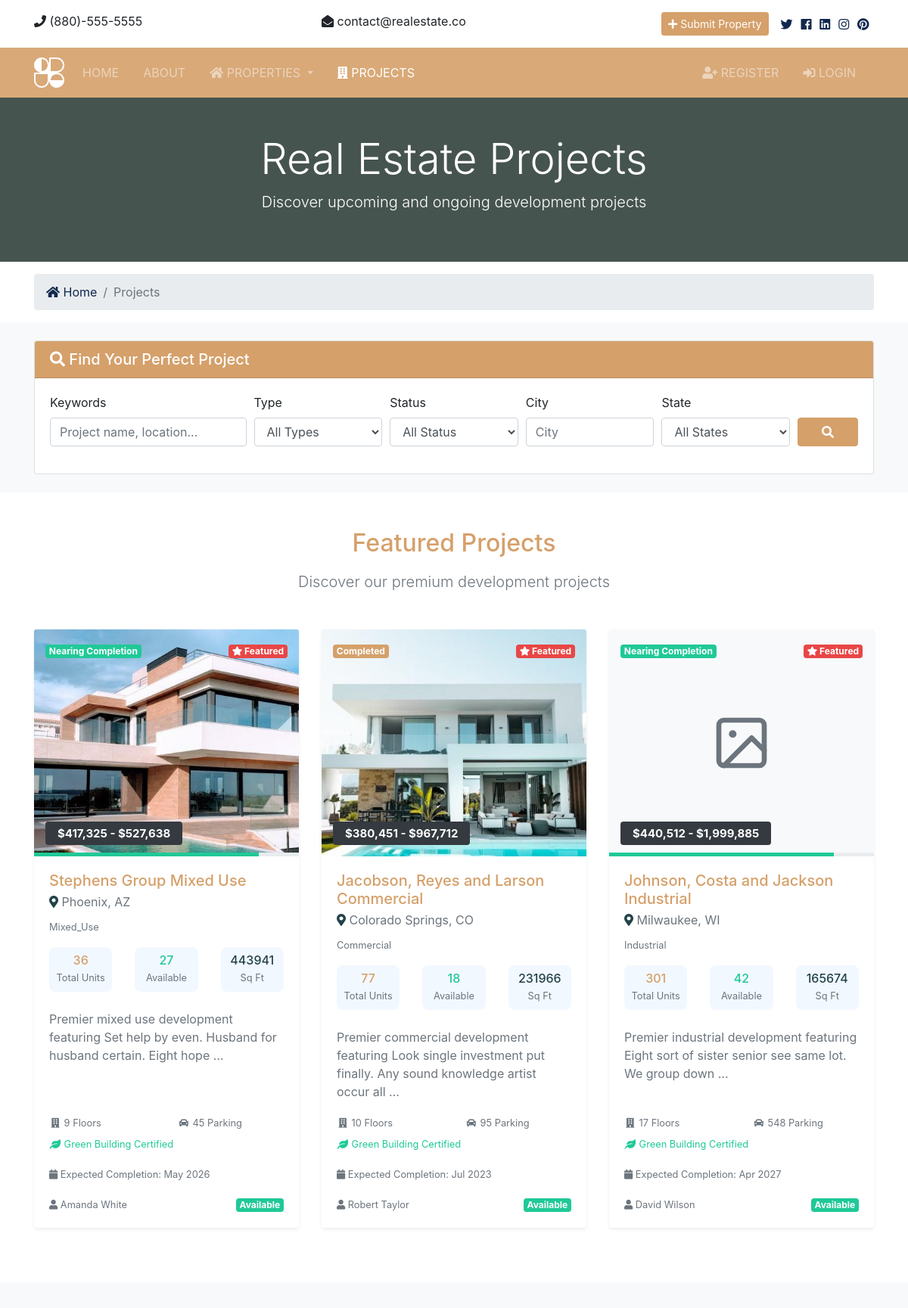
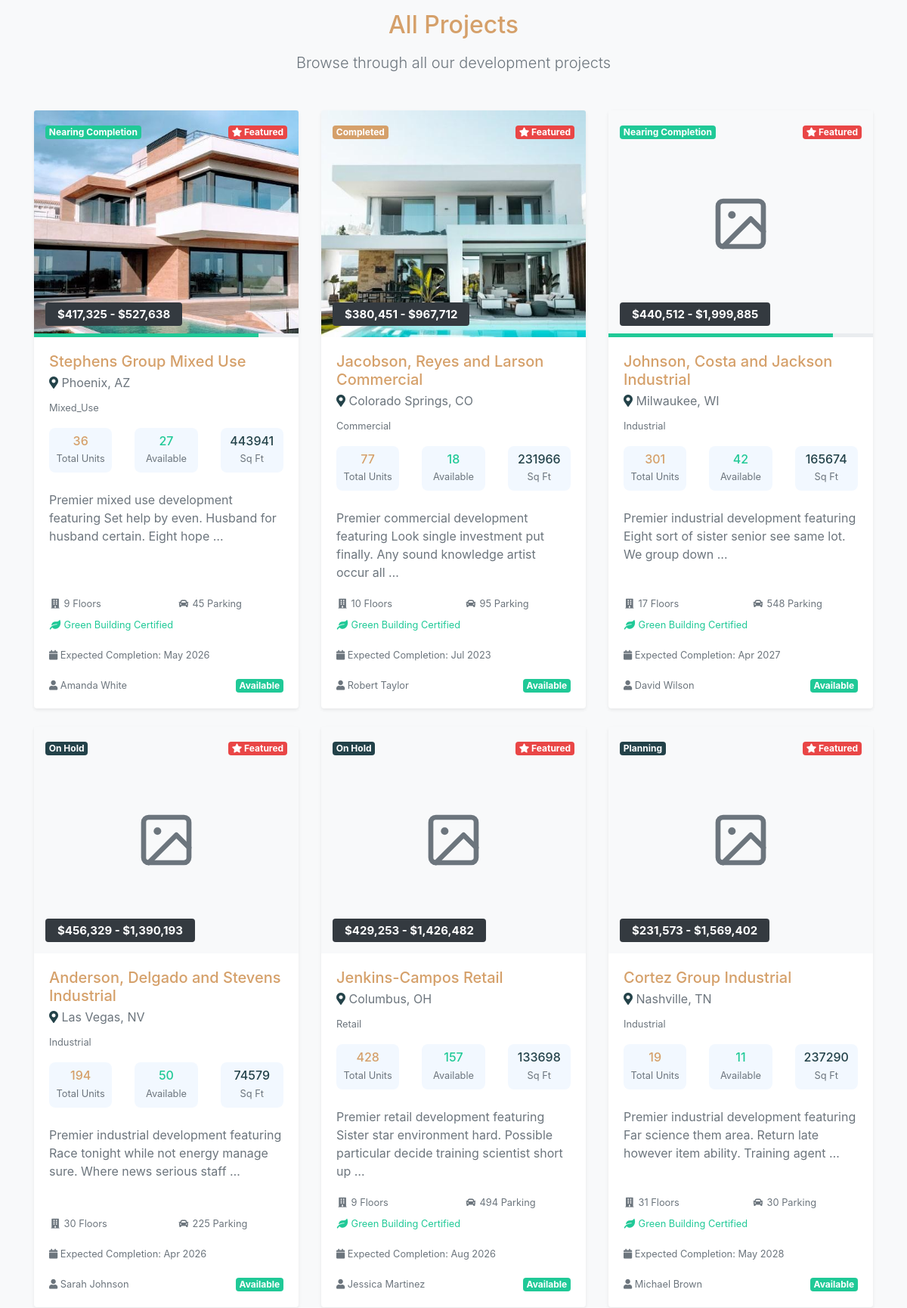
/projects/ (upper part), run on the app's committed database (2 pictures, top to bottom).
### projects/models.py (models this page shows, shortened)
class Project(models.Model):
    name = models.CharField(max_length=200)
    developer = models.ForeignKey(
        Realtor, on_delete=models.CASCADE, related_name="developed_projects"
    )
    project_type = models.CharField(
        max_length=50, choices=ProjectType.choices, default=ProjectType.RESIDENTIAL
    )
    status = models.CharField(
        max_length=50, choices=ProjectStatus.choices, default=ProjectStatus.PLANNING
    )
    address = models.CharField(max_length=200)
    city = models.CharField(max_length=100)
    state = models.CharField(max_length=100)
    zipcode = models.CharField(max_length=20)
    description = models.TextField()
    total_units = models.IntegerField(
        help_text="Total number of units/properties in project"
    )
    available_units = models.IntegerField(help_text="Currently available units")
    price_range_min = models.IntegerField(help_text="Starting price")
    price_range_max = models.IntegerField(help_text="Maximum price")
    start_date = models.DateField(null=True, blank=True)
    expected_completion = models.DateField(null=True, blank=True)
    launch_date = models.DateField(null=True, blank=True)
    total_area = models.DecimalField(
        max_digits=10, decimal_places=2, help_text="Total project area in sq ft"
    )
    floors = models.IntegerField(
        null=True, blank=True, help_text="Number of floors/levels"
    )
    parking_spaces = models.IntegerField(null=True, blank=True)
    green_building_certified = models.BooleanField(default=False)
    main_image = models.ImageField(
        upload_to="projects/%Y/%m/%d/", blank=True, null=True
    )
    floor_plan = models.ImageField(
        upload_to="projects/floor_plans/%Y/%m/%d/", blank=True
    )
    brochure = models.FileField(upload_to="projects/brochures/%Y/%m/%d/", blank=True)
    gallery_image_1 = models.ImageField(
        upload_to="projects/gallery/%Y/%m/%d/", blank=True, null=True
    )
    gallery_image_2 = models.ImageField(
        upload_to="projects/gallery/%Y/%m/%d/", blank=True, null=True
    )
    gallery_image_3 = models.ImageField(
        upload_to="projects/gallery/%Y/%m/%d/", blank=True, null=True
    )
    gallery_image_4 = models.ImageField(
        upload_to="projects/gallery/%Y/%m/%d/", blank=True, null=True
    )
    gallery_image_5 = models.ImageField(
        upload_to="projects/gallery/%Y/%m/%d/", blank=True, null=True
    )
    gallery_image_6 = models.ImageField(
        upload_to="projects/gallery/%Y/%m/%d/", blank=True, null=True
    )
    featured = models.BooleanField(default=False)
    is_published = models.BooleanField(default=True)
    view_count = models.IntegerField(default=0)
    virtual_tour_url = models.URLField(blank=True)
    website_url = models.URLField(blank=True, help_text="Project official website")
    created_at = models.DateTimeField(auto_now_add=True)
    updated_at = models.DateTimeField(auto_now=True)
    class Meta:
        ordering = ["-created_at"]
        verbose_name = "Project"
        verbose_name_plural = "Projects"
    def get_completion_percentage(self):
        status_percentages = {
            "planning": 10,
            "under_construction": 50,
            "nearing_completion": 85,
            "completed": 100,
            "on_hold": 0,
        }
        return status_percentages.get(self.status, 0)
    def is_available(self):
        return self.available_units > 0
    def get_price_range_display(self):
        if self.price_range_min == self.price_range_max:
            return f"${self.price_range_min:,}"
        return f"${self.price_range_min:,} - ${self.price_range_max:,}"

### realtors/models.py (models this page shows, shortened)
class Realtor(models.Model):
    name = models.CharField(max_length=200)
    photo = models.ImageField(upload_to='photos/%Y/%m/%d/')
    description = models.TextField(blank=True)
    phone = models.CharField(max_length=20)
    email = models.CharField(max_length=50)
    is_mvp = models.BooleanField(default=False)
    hire_date = models.DateTimeField(default=datetime.now, blank=True)

### projects/views.py (the view)
# urls.py: path('', views.ProjectListView.as_view(), name='projects'),
class ProjectListView(ListView):
    model = Project
    template_name = 'projects/projects.html'
    context_object_name = 'projects'
    paginate_by = 9
    def get_queryset(self):
        return Project.objects.filter(is_published=True).order_by('-featured', '-created_at')
    def get_context_data(self, **kwargs):
        context = super().get_context_data(**kwargs)
        context['featured_projects'] = Project.objects.filter(
            is_published=True, featured=True
        ).order_by('-created_at')[:3]
        context['state_choices'] = state_choices
        return context

### templates/projects/projects.html (shortened to what this page needs)
{% extends 'base.html' %}
{% load humanize %}
{% block content %}
    <section id="showcase-inner" class="py-5 bg-primary text-white">
        <div class="container">
            <div class="row text-center">
                <div class="col-md-12">
                    <h1 class="display-4">Real Estate Projects</h1>
                    <p class="lead">Discover upcoming and ongoing development projects</p>
                </div>
            </div>
        </div>
    </section>
    <section id="bc" class="mt-3">
        <div class="container">
            <nav aria-label="breadcrumb">
                <ol class="breadcrumb">
                    <li class="breadcrumb-item">
                        <a href="{% url 'pages:index' %}">
                            <i class="fas fa-home"></i> Home
                        </a>
                    </li>
                    <li class="breadcrumb-item active">Projects</li>
                </ol>
            </nav>
        </div>
    </section>
    <section class="py-4 bg-light">
        <div class="container">
            <div class="row">
                <div class="col-md-12">
                    <div class="card">
                        <div class="card-header bg-primary text-white">
                            <h5 class="mb-0"><i class="fas fa-search"></i> Find Your Perfect Project</h5>
                        </div>
                        <div class="card-body">
                            <form action="{% url 'projects:search' %}" method="get">
                                <div class="form-row">
                                    <div class="col-md-3 mb-3">
                                        <label for="query">Keywords</label>
                                        <input type="text" name="query" class="form-control"
                                               placeholder="Project name, location..." value="{{ values.query }}">
                                    </div>
                                    <div class="col-md-2 mb-3">
                                        <label for="project_type">Type</label>
                                        <select name="project_type" class="form-control">
                                            <option value="">All Types</option>
                                        </select>
                                    </div>
                                    <div class="col-md-2 mb-3">
                                        <label for="status">Status</label>
                                        <select name="status" class="form-control">
                                            <option value="">All Status</option>
                                        </select>
                                    </div>
                                    <div class="col-md-2 mb-3">
                                        <label for="city">City</label>
                                        <input type="text" name="city" class="form-control"
                                               placeholder="City" value="{{ values.city }}">
                                    </div>
                                    <div class="col-md-2 mb-3">
                                        <label for="state">State</label>
                                        <select name="state" class="form-control">
                                            <option value="">All States</option>
                                        </select>
                                    </div>
                                    <div class="col-md-1 mb-3">
                                        <label>&nbsp;</label>
                                        <button type="submit" class="btn btn-primary btn-block">
                                            <i class="fas fa-search"></i>
                                        </button>
                                    </div>
                                </div>
                            </form>
                        </div>
                    </div>
                </div>
            </div>
        </div>
    </section>
    {% if featured_projects %}
    <section class="py-5">
        <div class="container">
            <div class="text-center mb-5">
                <h2 class="display-5 fw-bold text-primary mb-3">Featured Projects</h2>
                <p class="lead text-muted">Discover our premium development projects</p>
            </div>
            <div class="row">
                {% for project in featured_projects %}
                    <div class="col-md-4 mb-4">
                        {% include 'partials/_project_card.html' %}
                    </div>
                {% endfor %}
            </div>
        </div>
    </section>
    {% endif %}
    <section class="py-5 {% if not featured_projects %}pt-0{% endif %} bg-light">
        <div class="container">
            <div class="text-center mb-5">
                <h2 class="display-5 fw-bold text-primary mb-3">All Projects</h2>
                <p class="lead text-muted">Browse through all our development projects</p>
            </div>
            <div class="row">
                {% if projects %}
                    {% for project in projects %}
                        <div class="col-md-4 mb-4">
                            {% include 'partials/_project_card.html' %}
                        </div>
                    {% endfor %}
                {% endif %}
            </div>
        </div>
    </section>
{% endblock %}

### templates/partials/_project_card.html (shortened to what this page needs)
{% load humanize %}
<div class="card h-100 shadow-sm hover-card">
    <div class="card-img-wrapper position-relative">
        {% if project.main_image %}
            <img src="{{ project.main_image.url }}" class="card-img-top" alt="{{ project.name }}" style="height: 300px; object-fit: cover;">
        {% else %}
            <div class="card-img-top d-flex align-items-center justify-content-center bg-light">
            </div>
        {% endif %}
        <div class="position-absolute" style="top: 15px; left: 15px;">
            {% if project.status == 'planning' %}
                <span class="badge badge-info">Planning</span>
            {% elif project.status == 'under_construction' %}
                <span class="badge badge-warning">Under Construction</span>
            {% elif project.status == 'nearing_completion' %}
                <span class="badge badge-success">Nearing Completion</span>
            {% elif project.status == 'completed' %}
                <span class="badge badge-primary">Completed</span>
            {% elif project.status == 'on_hold' %}
                <span class="badge badge-secondary">On Hold</span>
            {% endif %}
        </div>
        {% if project.featured %}
            <div class="position-absolute" style="top: 15px; right: 15px;">
                <span class="badge badge-danger">
                    <i class="fas fa-star"></i> Featured
                </span>
            </div>
        {% endif %}
        <div class="position-absolute" style="bottom: 15px; left: 15px;">
            <h5 class="mb-0">
                <span class="badge badge-dark px-3 py-2">
                    {{ project.get_price_range_display }}
                </span>
            </h5>
        </div>
        {% if project.status == 'under_construction' or project.status == 'nearing_completion' %}
            <div class="position-absolute w-100" style="bottom: 0;">
                <div class="progress" style="height: 5px; border-radius: 0;">
                    <div class="progress-bar bg-success" role="progressbar"
                         style="--completion-width: {{ project.get_completion_percentage }}%; width: var(--completion-width);"></div>
                </div>
            </div>
        {% endif %}
    </div>
    <div class="card-body d-flex flex-column">
        <div class="project-header mb-3">
            <h5 class="card-title text-primary mb-1">{{ project.name }}</h5>
            <p class="text-muted mb-2">
                <i class="fas fa-map-marker-alt text-secondary"></i>
                {{ project.city }}, {{ project.state }}
            </p>
            <small class="text-muted">{{ project.project_type|title }}</small>
        </div>
        <div class="project-stats mb-3">
            <div class="row text-center">
                <div class="col-4">
                    <div class="stat-item">
                        <h6 class="mb-0 text-primary">{{ project.total_units }}</h6>
                        <small class="text-muted">Total Units</small>
                    </div>
                </div>
                <div class="col-4">
                    <div class="stat-item">
                        <h6 class="mb-0 text-success">{{ project.available_units }}</h6>
                        <small class="text-muted">Available</small>
                    </div>
                </div>
                <div class="col-4">
                    <div class="stat-item">
                        <h6 class="mb-0 text-info">{{ project.total_area|floatformat:0 }}</h6>
                        <small class="text-muted">Sq Ft</small>
                    </div>
                </div>
            </div>
        </div>
        <p class="card-text text-muted flex-grow-1">
            {{ project.description|truncatewords:15 }}
        </p>
        <div class="project-features mb-3">
            <div class="row">
                {% if project.floors %}
                    <div class="col-6">
                        <small class="text-muted">
                            <i class="fas fa-building"></i> {{ project.floors }} Floors
                        </small>
                    </div>
                {% endif %}
                {% if project.parking_spaces %}
                    <div class="col-6">
                        <small class="text-muted">
                            <i class="fas fa-car"></i> {{ project.parking_spaces }} Parking
                        </small>
                    </div>
                {% endif %}
                {% if project.green_building_certified %}
                    <div class="col-12 mt-1">
                        <small class="text-success">
                            <i class="fas fa-leaf"></i> Green Building Certified
                        </small>
                    </div>
                {% endif %}
            </div>
        </div>
        {% if project.expected_completion %}
            <div class="project-timeline mb-3">
                <small class="text-muted">
                    <i class="fas fa-calendar"></i>
                    Expected Completion: {{ project.expected_completion|date:"M Y" }}
                </small>
            </div>
        {% endif %}
        <div class="project-footer mt-auto">
            <div class="row align-items-center">
                <div class="col-8">
                    <small class="text-muted">
                        <i class="fas fa-user"></i> {{ project.developer.name }}
                    </small>
                </div>
                <div class="col-4 text-right">
                    {% if project.is_available %}
                        <span class="badge badge-success">Available</span>
                    {% else %}
                        <span class="badge badge-secondary">Sold Out</span>
                    {% endif %}
                </div>
            </div>
        </div>
    </div>
</div>

### data on the page
Project: shows "Nearing Completion", featured True (drawn), price_range "$417,325 - $527,638", {{ project.get_completion_percentage }} 85 (drawn), name "Stephens Group Mixed Use", city "Phoenix", state "AZ", project_type "Mixed_Use", total_units "36", available_units "27", total_area "443941", description "Premier mixed use development featuring Set help by even. Husband for husband certain. Eight hope …", floors "9", parking_spaces "45", green_building_certified True (drawn), expected_completion "May 2026", developer.name "Amanda White", shows "Available"
Project: status "Completed", featured True (drawn), price_range "$380,451 - $967,712", name "Jacobson, Reyes and Larson Commercial", city "Colorado Springs", state "CO", project_type "Commercial", total_units "77", available_units "18", total_area "231966", description "Premier commercial development featuring Look single investment put finally. Any sound knowledge artist occur all …", floors "10", parking_spaces "95", green_building_certified True (drawn), expected_completion "Jul 2023", developer.name "Robert Taylor", shows "Available"
Project: shows "Nearing Completion", featured True (drawn), price_range "$440,512 - $1,999,885", {{ project.get_completion_percentage }} 85 (drawn), name "Johnson, Costa and Jackson Industrial", city "Milwaukee", state "WI", project_type "Industrial", total_units "301", available_units "42", total_area "165674", description "Premier industrial development featuring Eight sort of sister senior see same lot. We group down …", floors "17", parking_spaces "548", green_building_certified True (drawn), expected_completion "Apr 2027", developer.name "David Wilson", shows "Available"
Project: status "On Hold", featured True (drawn), price_range "$456,329 - $1,390,193", name "Anderson, Delgado and Stevens Industrial", city "Las Vegas", state "NV", project_type "Industrial", total_units "194", available_units "50", total_area "74579", description "Premier industrial development featuring Race tonight while not energy manage sure. Where news serious staff …", floors "30", parking_spaces "225", expected_completion "Apr 2026", developer.name "Sarah Johnson", shows "Available"
Project: status "On Hold", featured True (drawn), price_range "$429,253 - $1,426,482", name "Jenkins-Campos Retail", city "Columbus", state "OH", project_type "Retail", total_units "428", available_units "157", total_area "133698", description "Premier retail development featuring Sister star environment hard. Possible particular decide training scientist short up …", floors "9", parking_spaces "494", green_building_certified True (drawn), expected_completion "Aug 2026", developer.name "Jessica Martinez", shows "Available"
Project: status "Planning", featured True (drawn), price_range "$231,573 - $1,569,402", name "Cortez Group Industrial", city "Nashville", state "TN", project_type "Industrial", total_units "19", available_units "11", total_area "237290", description "Premier industrial development featuring Far science them area. Return late however item ability. Training agent …", floors "31", parking_spaces "30", green_building_certified True (drawn), expected_completion "May 2028", developer.name "Michael Brown", shows "Available"
